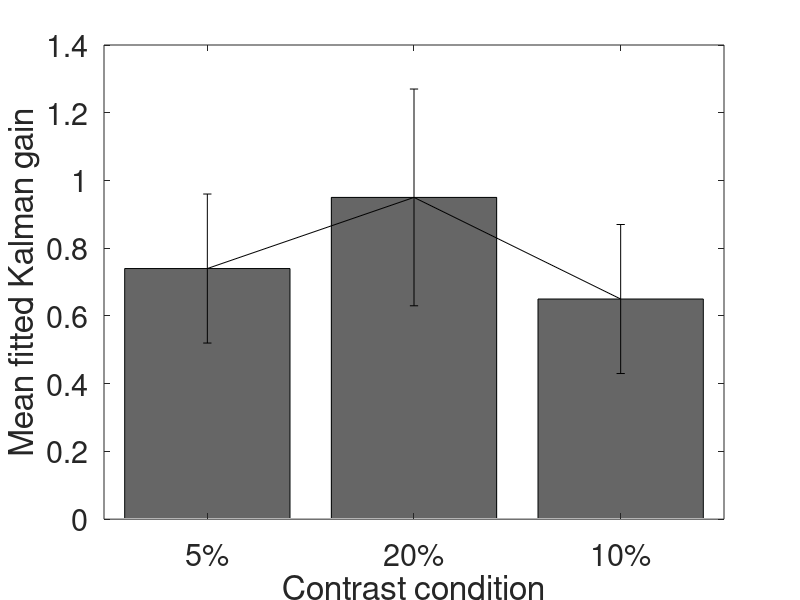

MATLAB code for this plot: (Note: this script raises an error after producing the figure.)
gains = [0.74; 0.95; 0.65];
error_gains = [0.22; 0.32; 0.22];
bar(gains,'FaceColor',[0.4,0.4,0.4],'EdgeColor',[0 .01 .01],'LineWidth',0.5);
%set('BarWidth',0.6); 
ylabel('Mean fitted Kalman gain');
xlabel('Contrast condition'); 
Labels = {'5%', '20%', '10%'};
set(gca, 'XTick', 1:4, 'XTickLabel', Labels, 'fontsize', 22);
hold on
numgroups=size(gains,1);
numbars=size(gains,2);
groupwidth=min(0.4, numbars/(numbars+1.1));
for i = 1:numbars
      % Based on barweb.m by Bolu Ajiboye from MATLAB File Exchange
      x = (1:numgroups) - groupwidth/2 + (2*i-1) * groupwidth / (2*numbars);  % Aligning error bar with individual bar
      errorbar(x, gains(:,i), error_gains(:,i), 'k', 'linestyle', 'none');
end